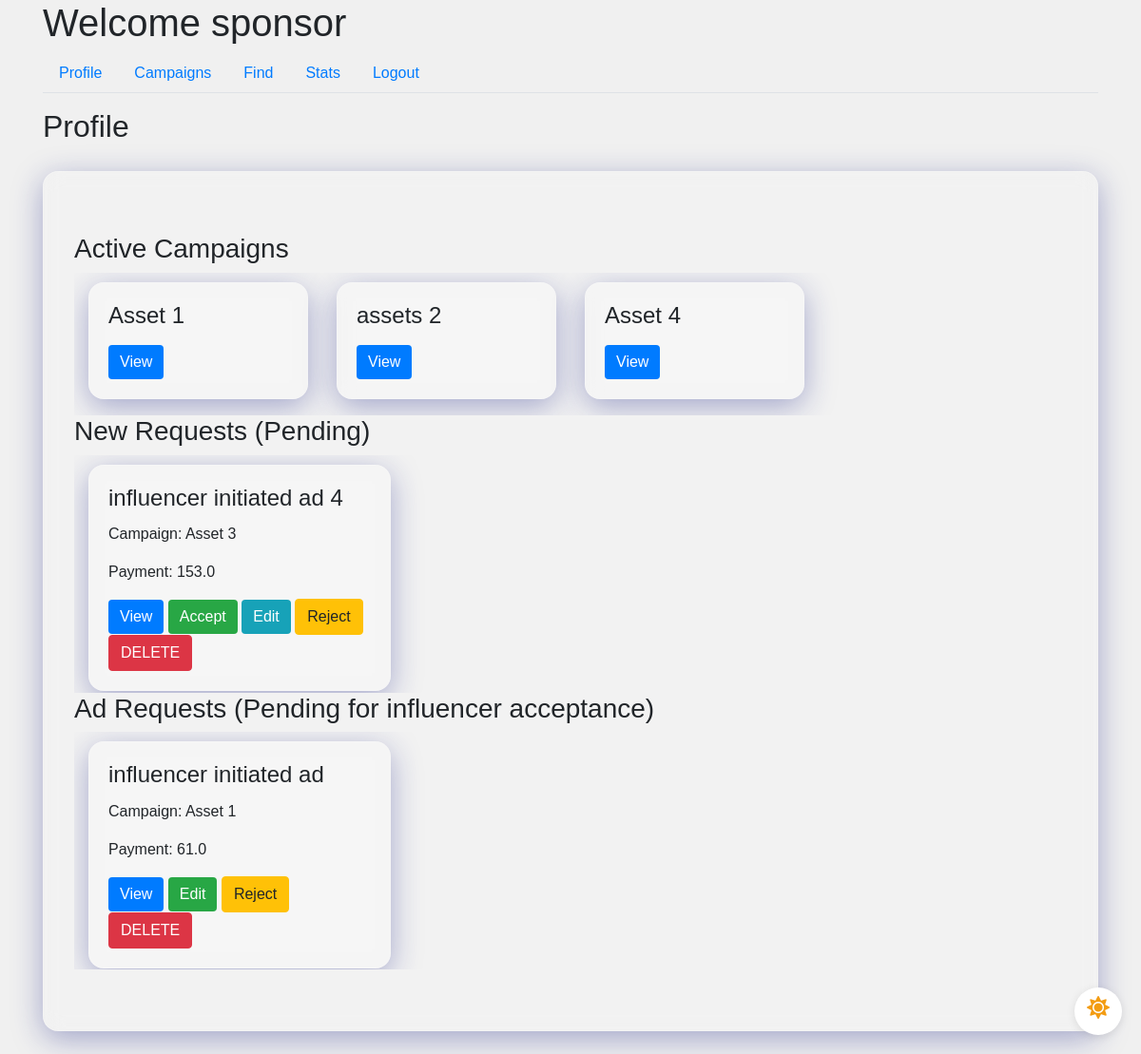
The app's page /sponsor/profile (signed in), older data.
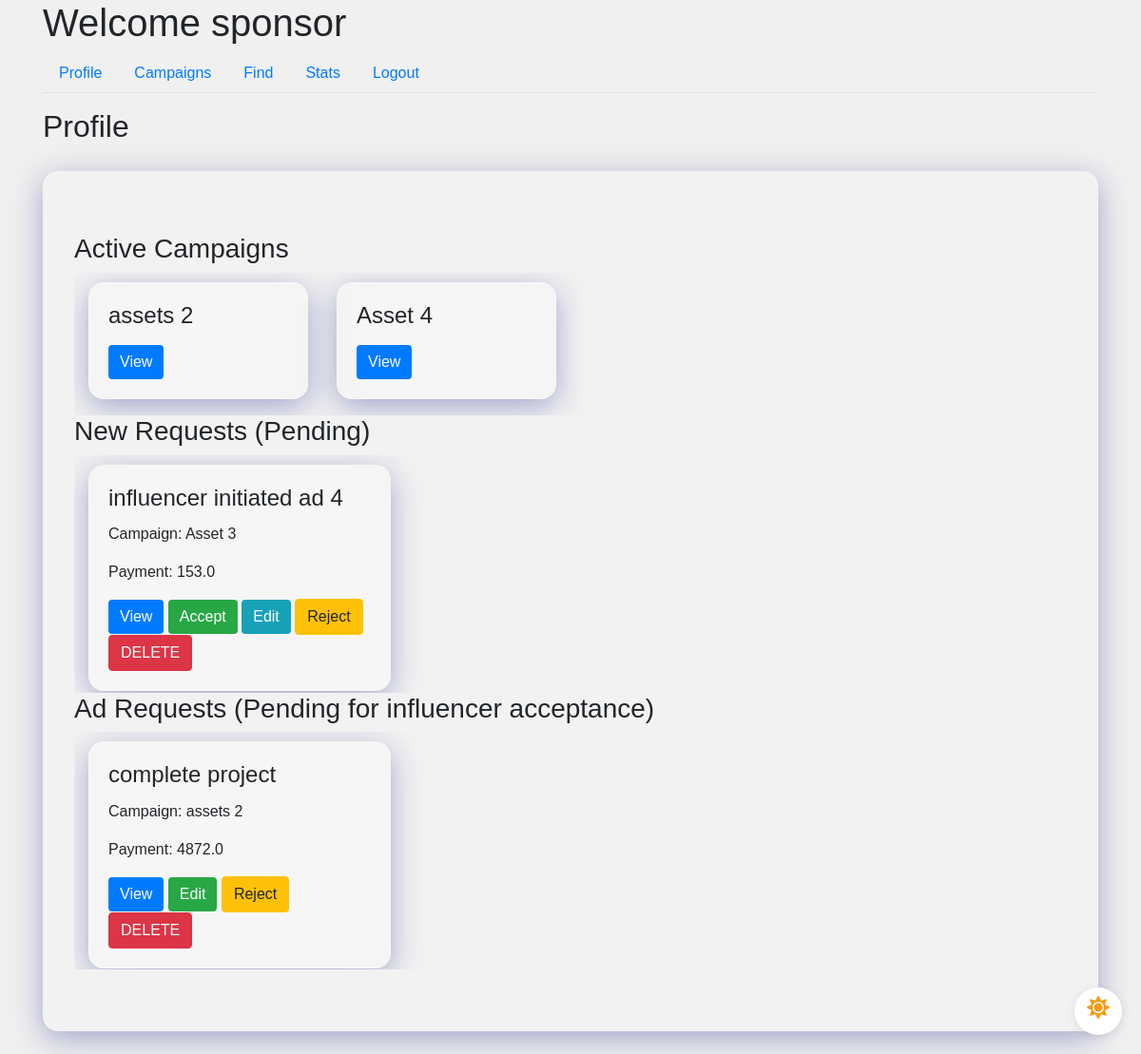
The same page, newer data.
### app/models.py (models this page shows, shortened)
class Campaign(db.Model):
    id = db.Column(db.Integer, primary_key=True)
    name = db.Column(db.String(100), nullable=False)
    description = db.Column(db.Text, nullable=False)
    budget = db.Column(db.Float, nullable=False)
    visibility = db.Column(db.String(10), nullable=False)  # 'public', 'private'
    start_date = db.Column(db.Date, nullable=False)
    end_date = db.Column(db.Date, nullable=False)
    user_id = db.Column(db.Integer, db.ForeignKey('user.id'), nullable=False)
    ad_requests = db.relationship('AdRequest', backref='campaign', lazy=True)
    flag = db.Column(db.Boolean, default=False, nullable=False)  # Add flag column

class AdRequest(db.Model):
    id = db.Column(db.Integer, primary_key=True)
    campaign_id = db.Column(db.Integer, db.ForeignKey('campaign.id'), nullable=False)
    influencer_id = db.Column(db.Integer, db.ForeignKey('user.id'), nullable=False)
    requirements = db.Column(db.Text, nullable=False)
    payment_amount = db.Column(db.Float, nullable=False)
    status_influencer = db.Column(db.String(10), nullable=False)
    status_sponsor = db.Column(db.String(10), nullable=False)

class User(UserMixin, db.Model):
    id = db.Column(db.Integer, primary_key=True)
    username = db.Column(db.String(64), unique=True, nullable=False)
    email = db.Column(db.String(120), unique=True, nullable=False)
    password_hash = db.Column(db.String(128), nullable=False)
    role = db.Column(db.String(20), nullable=False)
    industry = db.Column(db.String(120))  # For Sponsors
    platforms = db.Column(db.Text)  # For Influencers
    category = db.Column(db.String(120))  # For Influencers
    niche = db.Column(db.String(120))  # For Influencers
    profile_pic = db.Column(db.String(20), nullable=False, default='download.png')
    flag = db.Column(db.Boolean, default=False, nullable=False)  # Add flag column

### app/routes.py (the view)
@main.route('/sponsor/profile')
@login_required
def sponsor_profile():
    if current_user.role != 'sponsor':
        return redirect(url_for('main.dashboard'))
    sponsor = current_user
    active_campaigns = Campaign.query.join(AdRequest, Campaign.id == AdRequest.campaign_id)\
    .filter(Campaign.user_id == sponsor.id, AdRequest.status_sponsor == "Accepted").all()
    new_requests = AdRequest.query.join(Campaign, AdRequest.campaign_id == Campaign.id)\
    .filter(
        Campaign.user_id == sponsor.id,
        AdRequest.status_sponsor == 'Pending', AdRequest.status_influencer != 'Rejected'
    ).all()
    active_influencer = User.query.filter_by(role='influencer').all()
    influencer_pending_request = AdRequest.query.join(Campaign, AdRequest.campaign_id == Campaign.id)\
                              .filter(Campaign.user_id == sponsor.id, AdRequest.status_influencer == 'Pending', AdRequest.status_sponsor != 'Rejected').all()
    return render_template('sponsor_profile.html',
                           sponsor=sponsor,
                           active_campaigns=active_campaigns,
                           active_influencer=active_influencer,
                           new_requests=new_requests,
                           influencer_pending_request=influencer_pending_request)

### app/models.py (called while the page is built)
@login_manager.user_loader
def load_user(user_id):
    return User.query.get(int(user_id))

### app/templates/sponsor_profile.html (shortened to what the changed rows need)
{% extends "sponsor_dashboard.html" %}
{% block tab_content %}
<h2>Profile</h2>
<div class="col-md-13">
    <div class="jumbotron glassmorphism mb-4 animated" id="jumbotron">
            <div class="scrollable-container scrollable-container-custom-height-spon-1">
                <div class="row-container">
                    {% for campaign in active_campaigns %}
                    <div class="col-md-3">
                        <div class="request-box card glassmorphism">
                            <div class="card-body">
                                <h4 class="card-title">{{ campaign.name }}</h4>
                                <button class="btn btn-primary" data-toggle="modal" data-target="#campaignModal" data-id="{{ campaign.id }}">View</button>
                            </div>
                        </div>
                    </div>
                    {% endfor %}
                </div>
            </div>
            <div class="scrollable-container scrollable-container-custom-height-spon-2">
                <div class="row-container">
                    {% for request in new_requests %}
                    <div class="col-md-4">
                        <div class="request-box card glassmorphism">
                            <div class="card-body">
                                <h4 class="card-title">{{ request.requirements }}</h4>
                                <p class="card-text">Campaign: {{ request.campaign.name }}</p>
                                <p class="card-text">Payment: {{ request.payment_amount }}</p>
                                <button class="btn btn-primary" data-toggle="modal" data-target="#adRequestModal" data-id="{{ request.id }}">View</button>
                                {% for influencer in active_influencer %}
                                    {% if request.campaign.flag == 0 and current_user.flag == 0 and influencer.id == request.influencer_id and influencer.flag == 0 %}
                                        <a href="{{ url_for('main.accept_request_sponsor', id=request.id) }}" class="btn btn-success">Accept</a>
                                        <a href="{{ url_for('main.edit_ad_request_spon', id=request.id) }}" class="btn btn-info">Edit</a>
                                        <a href="{{ url_for('main.reject_request_sponsor', id=request.id) }}" class="btn btn-warning">Reject</a>
                                        <a href="{{ url_for('main.delete_ad_request', id=request.id) }}" class="btn btn-danger">DELETE</a>
                                    {% endif %}
                                {% endfor %}
                            </div>
                        </div>
                    </div>
                    {% endfor %}
                </div>
            </div>
        <div class="scrollable-container scrollable-container-custom-height-spon-3">
            <div class="row-container">
                {% for request in influencer_pending_request %}
                <div class="col-md-4">
                    <div class="request-box card glassmorphism">
                        <div class="card-body">
                            <h4 class="card-title">{{ request.requirements }}</h4>
                            <p class="card-text">Campaign: {{ request.campaign.name }}</p>
                            <p class="card-text">Payment: {{ request.payment_amount }}</p>
                            <button class="btn btn-primary" data-toggle="modal" data-target="#adRequestModal" data-id="{{ request.id }}">View</button>
                            {% for influencer in active_influencer %}
                                {% if request.campaign.flag == 0 and current_user.flag == 0 and influencer.id == request.influencer_id and influencer.flag == 0 %}
                                    <a href="{{ url_for('main.edit_ad_request_spon', id=request.id) }}" class="btn btn-success">Edit</a>
                                    <a href="{{ url_for('main.reject_request_sponsor', id=request.id) }}" class="btn btn-warning">Reject</a>
                                    <a href="{{ url_for('main.delete_campaign', id=request.id) }}" class="btn btn-danger">DELETE</a>
                                {% endif %}
                            {% endfor %}
                        </div>
                    </div>
                </div>
                {% endfor %}
            </div>
        </div>
</div>
{% endblock %}

Row changes from the older to the newer data that the page shows:
removed Campaign: name "Asset 1"
removed AdRequest: requirements "influencer initiated ad", campaign.name "Asset 1", payment_amount "61.0", shown under "Ad Requests (Pending for influencer acceptance)"
added AdRequest: requirements "complete project", campaign.name "assets 2", payment_amount "4872.0", shown under "Ad Requests (Pending for influencer acceptance)"
